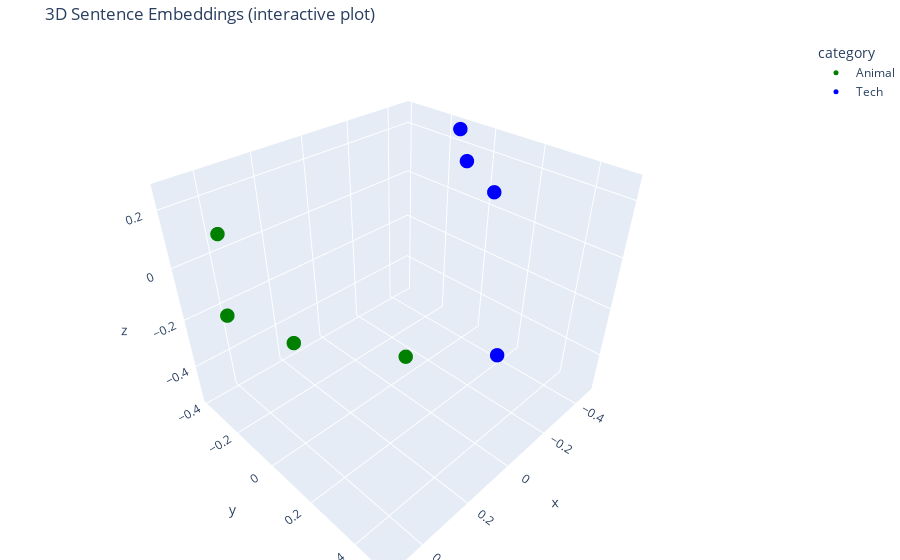

Write notebook code for a chart like this one.
### Markdown cell above
### Visualization (PCA)
Embeddings are high-dimensional vectors. Lets use Principal Component Analysis (PCA) to reduce them to 3 dimensions so we can plot them.

You can interact with the plot.

### Code cell
simple_pca = PCA(n_components=3)
reduced_embeddings = simple_pca.fit_transform(embeddings_array)

df = pd.DataFrame({
    'x': reduced_embeddings[:, 0],
    'y': reduced_embeddings[:, 1],
    'z': reduced_embeddings[:, 2],
    'sentence': sentences,
    'category': labels
})

fig = px.scatter_3d(
    df, 
    x='x', y='y', z='z',
    color='category',
    hover_data={'x': False, 'y': False, 'z': False, 'sentence': True},
    title="3D Sentence Embeddings (interactive plot)",
    color_discrete_map={'Animal': 'green', 'Tech': 'blue'}
)

fig.update_traces(marker=dict(size=5))
fig.update_layout(margin=dict(l=0, r=0, b=0, t=40))

fig.show()

### Figure 1 — Plotly figure (JSON) as saved in the notebook; plotly's stock layout.template omitted (floating-point values rounded to 4 significant figures)
{"data": [{"customdata": [["The quick brown fox jumps over the dog."], ["The neigbourhood dog barks all night."], ["My cat likes to chase dogs in the yard."], ["Cheetas are very fast."]], "hovertemplate": "category=Animal<br>sentence=%{customdata[0]}<extra></extra>", "legendgroup": "Animal", "marker": {"color": "green", "size": 5, "symbol": "circle"}, "mode": "markers", "name": "Animal", "scene": "scene", "showlegend": true, "type": "scatter3d", "x": [0.3971, 0.4448, 0.5036, 0.3973], "y": [-0.3473, 0.5078, 0.165, -0.3884], "z": [0.09475, 0.1477, 0.02233, -0.2378]}, {"customdata": [["Data mining involves discovering patterns in large datasets."], ["Neural networks are a subset of machine learning algorithms."], ["Clustering algorithms group similar data points together."], ["Principal component analysis reduces the dimensionality of data."]], "hovertemplate": "category=Tech<br>sentence=%{customdata[0]}<extra></extra>", "legendgroup": "Tech", "marker": {"color": "blue", "size": 5, "symbol": "circle"}, "mode": "markers", "name": "Tech", "scene": "scene", "showlegend": true, "type": "scatter3d", "x": [-0.4766, -0.3888, -0.4056, -0.4718], "y": [0.03888, 0.1879, -0.03624, -0.1276], "z": [0.0699, -0.5393, 0.185, 0.2573]}], "layout": {"legend": {"title": {"text": "category"}, "tracegroupgap": 0}, "margin": {"b": 0, "l": 0, "r": 0, "t": 40}, "scene": {"domain": {"x": [0, 1], "y": [0, 1]}, "xaxis": {"title": {"text": "x"}}, "yaxis": {"title": {"text": "y"}}, "zaxis": {"title": {"text": "z"}}}, "title": {"text": "3D Sentence Embeddings (interactive plot)"}}}
